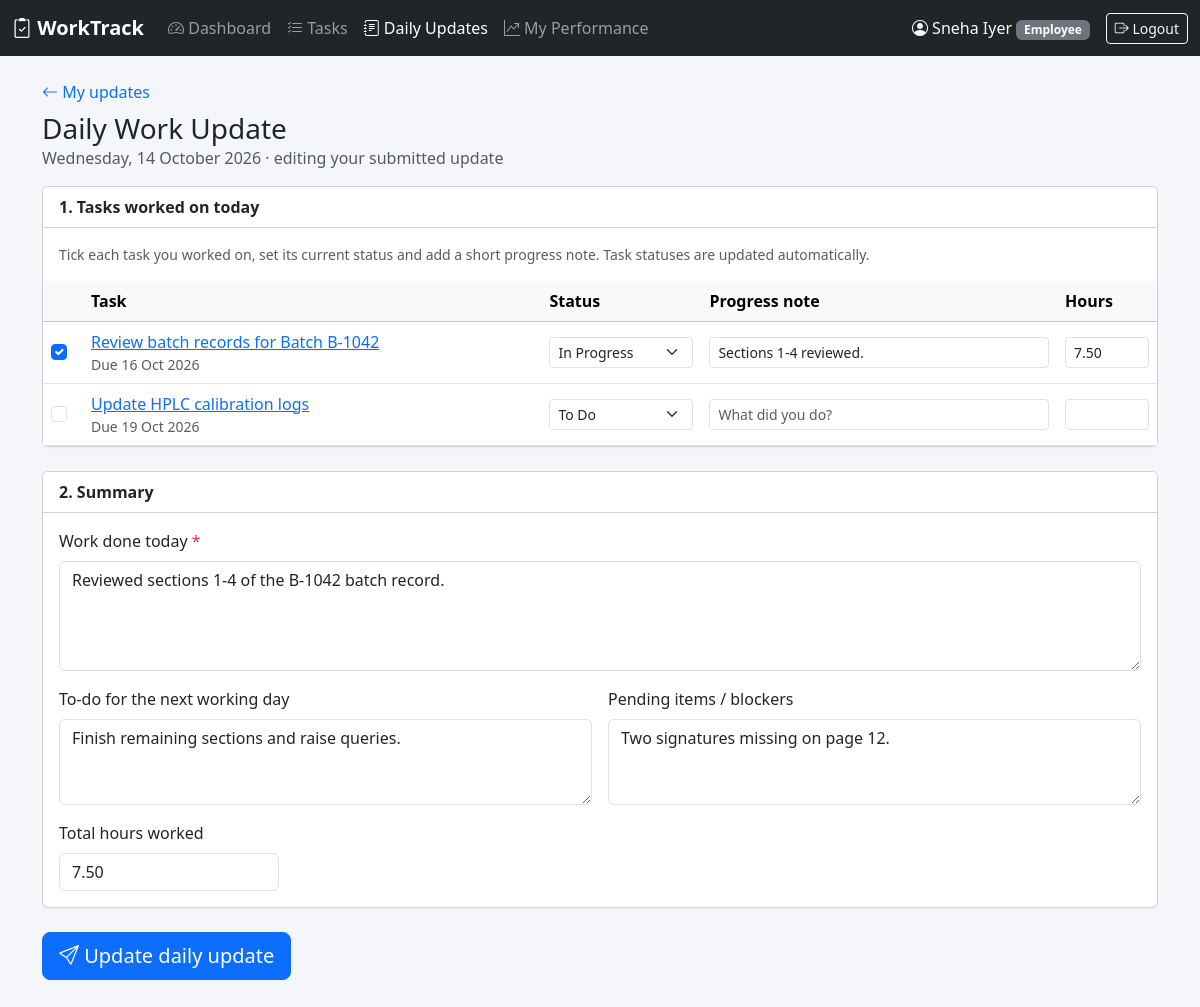
The page /index.php?page=update_form (signed in) on the database its author committed.
### tables this page shows
CREATE TABLE users (
    id            INT UNSIGNED AUTO_INCREMENT PRIMARY KEY,
    name          VARCHAR(100)  NOT NULL,
    email         VARCHAR(150)  NOT NULL UNIQUE,
    password_hash VARCHAR(255)  NOT NULL,
    role          ENUM('manager', 'employee') NOT NULL DEFAULT 'employee',
    designation   VARCHAR(100)  NULL,
    manager_id    INT UNSIGNED  NULL,
    is_active     TINYINT(1)    NOT NULL DEFAULT 1,
    created_at    TIMESTAMP     NOT NULL DEFAULT CURRENT_TIMESTAMP,
    CONSTRAINT fk_users_manager FOREIGN KEY (manager_id) REFERENCES users (id) ON DELETE SET NULL,
    INDEX idx_users_manager (manager_id)
);

CREATE TABLE tasks (
    id           INT UNSIGNED AUTO_INCREMENT PRIMARY KEY,
    title        VARCHAR(200) NOT NULL,
    description  TEXT         NULL,
    assigned_to  INT UNSIGNED NOT NULL,
    assigned_by  INT UNSIGNED NOT NULL,
    priority     ENUM('low', 'medium', 'high', 'critical') NOT NULL DEFAULT 'medium',
    status       ENUM('todo', 'in_progress', 'pending', 'completed') NOT NULL DEFAULT 'todo',
    start_date   DATE         NULL,
    due_date     DATE         NOT NULL,
    completed_at DATETIME     NULL,
    created_at   TIMESTAMP    NOT NULL DEFAULT CURRENT_TIMESTAMP,
    updated_at   TIMESTAMP    NOT NULL DEFAULT CURRENT_TIMESTAMP ON UPDATE CURRENT_TIMESTAMP,
    CONSTRAINT fk_tasks_assigned_to FOREIGN KEY (assigned_to) REFERENCES users (id) ON DELETE CASCADE,
    CONSTRAINT fk_tasks_assigned_by FOREIGN KEY (assigned_by) REFERENCES users (id) ON DELETE CASCADE,
    INDEX idx_tasks_assignee_status (assigned_to, status),
    INDEX idx_tasks_due_date (due_date)
);

CREATE TABLE daily_update_tasks (
    id              INT UNSIGNED AUTO_INCREMENT PRIMARY KEY,
    daily_update_id INT UNSIGNED NOT NULL,
    task_id         INT UNSIGNED NOT NULL,
    status_after    ENUM('todo', 'in_progress', 'pending', 'completed') NOT NULL,
    progress_note   VARCHAR(500) NULL,
    hours_spent     DECIMAL(4,2) NOT NULL DEFAULT 0,
    CONSTRAINT fk_uptasks_update FOREIGN KEY (daily_update_id) REFERENCES daily_updates (id) ON DELETE CASCADE,
    CONSTRAINT fk_uptasks_task FOREIGN KEY (task_id) REFERENCES tasks (id) ON DELETE CASCADE,
    UNIQUE KEY uq_uptasks (daily_update_id, task_id)
);

CREATE TABLE daily_updates (
    id           INT UNSIGNED AUTO_INCREMENT PRIMARY KEY,
    user_id      INT UNSIGNED NOT NULL,
    update_date  DATE         NOT NULL,
    summary      TEXT         NOT NULL,    
    plan_next    TEXT         NULL,        
    blockers     TEXT         NULL,        
    hours_worked DECIMAL(4,2) NOT NULL DEFAULT 0,
    created_at   TIMESTAMP    NOT NULL DEFAULT CURRENT_TIMESTAMP,
    updated_at   TIMESTAMP    NOT NULL DEFAULT CURRENT_TIMESTAMP ON UPDATE CURRENT_TIMESTAMP,
    CONSTRAINT fk_updates_user FOREIGN KEY (user_id) REFERENCES users (id) ON DELETE CASCADE,
    UNIQUE KEY uq_updates_user_date (user_id, update_date),
    INDEX idx_updates_date (update_date)
);

### app/helpers.php (called while the page is built, shortened)
<?php
function e(mixed $value): string
{
    return htmlspecialchars((string) $value, ENT_QUOTES, 'UTF-8');
}
function url(string $page, array $params = []): string
{
    return 'index.php?' . http_build_query(['page' => $page] + $params);
}
function render_header(string $title): void
{
    require APP_PATH . '/views/header.php';
}
function render_footer(): void
{
    require APP_PATH . '/views/footer.php';
}
function current_user(): ?array
{
    static $user = false;
    if ($user === false) {
        $user = null;
        if (!empty($_SESSION['user_id'])) {
            $stmt = db()->prepare('SELECT id, name, email, role, designation, manager_id FROM users WHERE id = ? AND is_active = 1');
            $stmt->execute([$_SESSION['user_id']]);
            $user = $stmt->fetch() ?: null;
        }
    }
    return $user;
}
function require_login(): array
{
    $user = current_user();
    return $user;
}
function today(): string
{
    return date('Y-m-d');
}
function fmt_date(?string $date): string
{
    return $date ? date('d M Y', strtotime($date)) : '—';
}
function is_overdue(array $task): bool
{
    return $task['status'] !== 'completed' && $task['due_date'] < today();
}

### public/index.php (called while the page is built, shortened)
<?php
require __DIR__ . '/../app/bootstrap.php';
$page = $_GET['page'] ?? (current_user() ? 'dashboard' : 'login');
require APP_PATH . '/pages/' . $page . '.php';

### app/bootstrap.php (called while the page is built, shortened)
<?php
$config = require ROOT_PATH . '/config/database.php';
require APP_PATH . '/helpers.php';
function db(): PDO
{
    static $pdo = null;
    global $config;
    if ($pdo === null) {
        $c = $config['db'];
        $dsn = "mysql:host={$c['host']};port={$c['port']};dbname={$c['name']};charset={$c['charset']}";
        try {
            $pdo = new PDO($dsn, $c['user'], $c['password'], [
                PDO::ATTR_ERRMODE            => PDO::ERRMODE_EXCEPTION,
                PDO::ATTR_DEFAULT_FETCH_MODE => PDO::FETCH_ASSOC,
                PDO::ATTR_EMULATE_PREPARES   => false,
            ]);
        } catch (PDOException $e) {
            error_log('DB connection failed: ' . $e->getMessage());
            http_response_code(500);
            exit('Database connection failed. Check the settings in config/database.php.');
        }
    }
    return $pdo;
}

### app/pages/update_form.php (the view, shortened to what this page needs)
<?php
$user = require_login();
$me = (int) $user['id'];
$today = today();
$db = db();
$stmt = $db->prepare('SELECT * FROM daily_updates WHERE user_id = ? AND update_date = ?');
$stmt->execute([$me, $today]);
$existing = $stmt->fetch() ?: null;
$items = [];
if ($existing) {
    $stmt = $db->prepare('SELECT task_id, status_after, progress_note, hours_spent FROM daily_update_tasks WHERE daily_update_id = ?');
    $stmt->execute([$existing['id']]);
    foreach ($stmt->fetchAll() as $row) {
        $items[(int) $row['task_id']] = $row;
    }
}
$stmt = $db->prepare(
    "SELECT id, title, status, priority, due_date FROM tasks
     WHERE assigned_to = ? AND (status <> 'completed' OR DATE(completed_at) = ?)
     ORDER BY status = 'completed', due_date, FIELD(priority, 'critical', 'high', 'medium', 'low')"
);
$stmt->execute([$me, $today]);
$tasks = [];
foreach ($stmt->fetchAll() as $t) {
    $tasks[(int) $t['id']] = $t;
}
$form = [
    'summary'      => $existing['summary'] ?? '',
    'plan_next'    => $existing['plan_next'] ?? '',
    'blockers'     => $existing['blockers'] ?? '',
    'hours_worked' => $existing['hours_worked'] ?? '',
];
$errors = [];
render_header('Daily Update');
?>
<nav class="mb-2"><a href="<?= url('updates') ?>" class="text-decoration-none"><i class="bi bi-arrow-left"></i> My updates</a></nav>
<h1 class="h3 mb-0">Daily Work Update</h1>
<p class="text-muted"><?= date('l, d F Y') ?><?= $existing ? ' · editing your submitted update' : '' ?></p>
<form method="post" novalidate>
    <div class="card mb-4">
        <div class="card-header bg-white fw-semibold">1. Tasks worked on today</div>
        <div class="card-body pb-0">
            <p class="small text-muted">Tick each task you worked on, set its current status and add a short progress note. Task statuses are updated automatically.</p>
        </div>
        <div class="table-responsive">
            <table class="table mb-0">
                <thead class="table-light">
                <tr><th style="width: 40px"></th><th>Task</th><th style="width: 160px">Status</th><th>Progress note</th><th style="width: 100px">Hours</th></tr>
                </thead>
                <tbody>
                <?php foreach ($tasks as $taskId => $t): $item = $items[$taskId] ?? null; ?>
                    <tr class="<?= is_overdue($t) ? 'table-overdue' : '' ?>">
                        <td><input type="checkbox" class="form-check-input worked-toggle" name="worked[<?= $taskId ?>]" value="1" <?= $item ? 'checked' : '' ?>></td>
                        <td>
                            <a href="<?= url('task_view', ['id' => $taskId]) ?>" target="_blank"><?= e($t['title']) ?></a>
                            <div class="small text-muted">Due <?= fmt_date($t['due_date']) ?> <?= is_overdue($t) ? '<span class="badge bg-danger">Overdue</span>' : '' ?></div>
                        </td>
                        <td>
                            <select name="status[<?= $taskId ?>]" class="form-select form-select-sm">
                                <?php foreach (TASK_STATUSES as $value => $label): ?>
                                    <option value="<?= $value ?>" <?= ($item['status_after'] ?? $t['status']) === $value ? 'selected' : '' ?>><?= $label ?></option>
                                <?php endforeach; ?>
                            </select>
                        </td>
                        <td><input name="note[<?= $taskId ?>]" class="form-control form-control-sm" maxlength="500" value="<?= e($item['progress_note'] ?? '') ?>" placeholder="What did you do?"></td>
                        <td><input name="hours[<?= $taskId ?>]" type="number" step="0.25" min="0" max="24" class="form-control form-control-sm task-hours" value="<?= e($item['hours_spent'] ?? '') ?>"></td>
                    </tr>
                <?php endforeach; ?>
                </tbody>
            </table>
        </div>
    </div>
    <div class="card mb-4">
        <div class="card-header bg-white fw-semibold">2. Summary</div>
        <div class="card-body">
            <div class="mb-3">
                <label class="form-label">Work done today <span class="text-danger">*</span></label>
                <textarea name="summary" rows="4" class="form-control <?= isset($errors['summary']) ? 'is-invalid' : '' ?>" required><?= e($form['summary']) ?></textarea>
            </div>
            <div class="row g-3">
                <div class="col-md-6">
                    <label class="form-label">To-do for the next working day</label>
                    <textarea name="plan_next" rows="3" class="form-control" placeholder="Planned work for tomorrow"><?= e($form['plan_next']) ?></textarea>
                </div>
                <div class="col-md-6">
                    <label class="form-label">Pending items / blockers</label>
                    <textarea name="blockers" rows="3" class="form-control" placeholder="Anything waiting on someone else?"><?= e($form['blockers']) ?></textarea>
                </div>
            </div>
            <div class="mt-3" style="max-width: 220px">
                <label class="form-label">Total hours worked</label>
                <input name="hours_worked" id="hours_worked" type="number" step="0.25" min="0" max="24" class="form-control <?= isset($errors['hours_worked']) ? 'is-invalid' : '' ?>" value="<?= e($form['hours_worked']) ?>" placeholder="Auto from tasks">
            </div>
        </div>
    </div>
    <button class="btn btn-primary btn-lg"><i class="bi bi-send"></i> <?= $existing ? 'Update' : 'Submit' ?> daily update</button>
</form>

### app/views/header.php (shortened to what this page needs)
<?php
$user = current_user();
$active = $_GET['page'] ?? 'dashboard';
$nav = [
    'dashboard'   => ['Dashboard', 'speedometer2'],
    'tasks'       => ['Tasks', 'list-check'],
    'updates'     => ['Daily Updates', 'journal-text'],
    'performance' => [$user && $user['role'] === 'manager' ? 'Performance' : 'My Performance', 'graph-up-arrow'],
];
$parents = ['task_form' => 'tasks', 'task_view' => 'tasks', 'update_form' => 'updates', 'update_view' => 'updates',
            'review_form' => 'performance', 'review_view' => 'performance', 'employee_form' => 'employees'];
$active = $parents[$active] ?? $active;
?>
<!doctype html>
<html lang="en">
<head>
    <link href="https://cdn.jsdelivr.net/npm/bootstrap@5.3.3/dist/css/bootstrap.min.css" rel="stylesheet">
    <link href="https://cdn.jsdelivr.net/npm/bootstrap-icons@1.11.3/font/bootstrap-icons.min.css" rel="stylesheet">
    <link href="assets/app.css" rel="stylesheet">
</head>
<body>
<?php if ($user): ?>
<nav class="navbar navbar-expand-lg navbar-dark bg-dark mb-4 d-print-none">
    <div class="container-fluid">
        <a class="navbar-brand fw-semibold" href="<?= url('dashboard') ?>"><i class="bi bi-clipboard2-check"></i> <?= e(APP_NAME) ?></a>
        <div class="collapse navbar-collapse" id="mainNav">
            <ul class="navbar-nav me-auto">
                <?php foreach ($nav as $page => [$label, $icon]): ?>
                    <li class="nav-item">
                        <a class="nav-link <?= $active === $page ? 'active' : '' ?>" href="<?= url($page) ?>"><i class="bi bi-<?= $icon ?>"></i> <?= e($label) ?></a>
                    </li>
                <?php endforeach; ?>
            </ul>
            <div class="d-flex align-items-center gap-3 text-light">
                <span><i class="bi bi-person-circle"></i> <?= e($user['name']) ?>
                    <span class="badge bg-secondary text-capitalize"><?= e($user['role']) ?></span></span>
                <form method="post" action="<?= url('logout') ?>" class="m-0">
                    <button class="btn btn-sm btn-outline-light"><i class="bi bi-box-arrow-right"></i> Logout</button>
                </form>
            </div>
        </div>
    </div>
</nav>
<?php endif; ?>
<main class="container-xl pb-5">

### public/assets/app.css (style rules this page uses)
body { background: #f4f6f9; }
.card { box-shadow: 0 1px 2px rgba(0, 0, 0, .05); }
.table td, .table th { vertical-align: middle; }

### rows shown on the page
users: name "Sneha Iyer", role "Employee"
tasks: title "Review batch records for Batch B-1042", due_date "16 Oct 2026"
daily_update_tasks: progress_note "Sections 1-4 reviewed.", hours_spent "7.50"
tasks: title "Update HPLC calibration logs", due_date "19 Oct 2026", status "To Do"
daily_updates: summary "Reviewed sections 1-4 of the B-1042 batch record.", plan_next "Finish remaining sections and raise queries.", blockers "Two signatures missing on page 12.", hours_worked "7.50"

### other values the page prints
APP_NAME "WorkTrack"
$label "Dashboard"
$label "Tasks"
$label "Daily Updates"
$label "My Performance"
form field value "In Progress"
